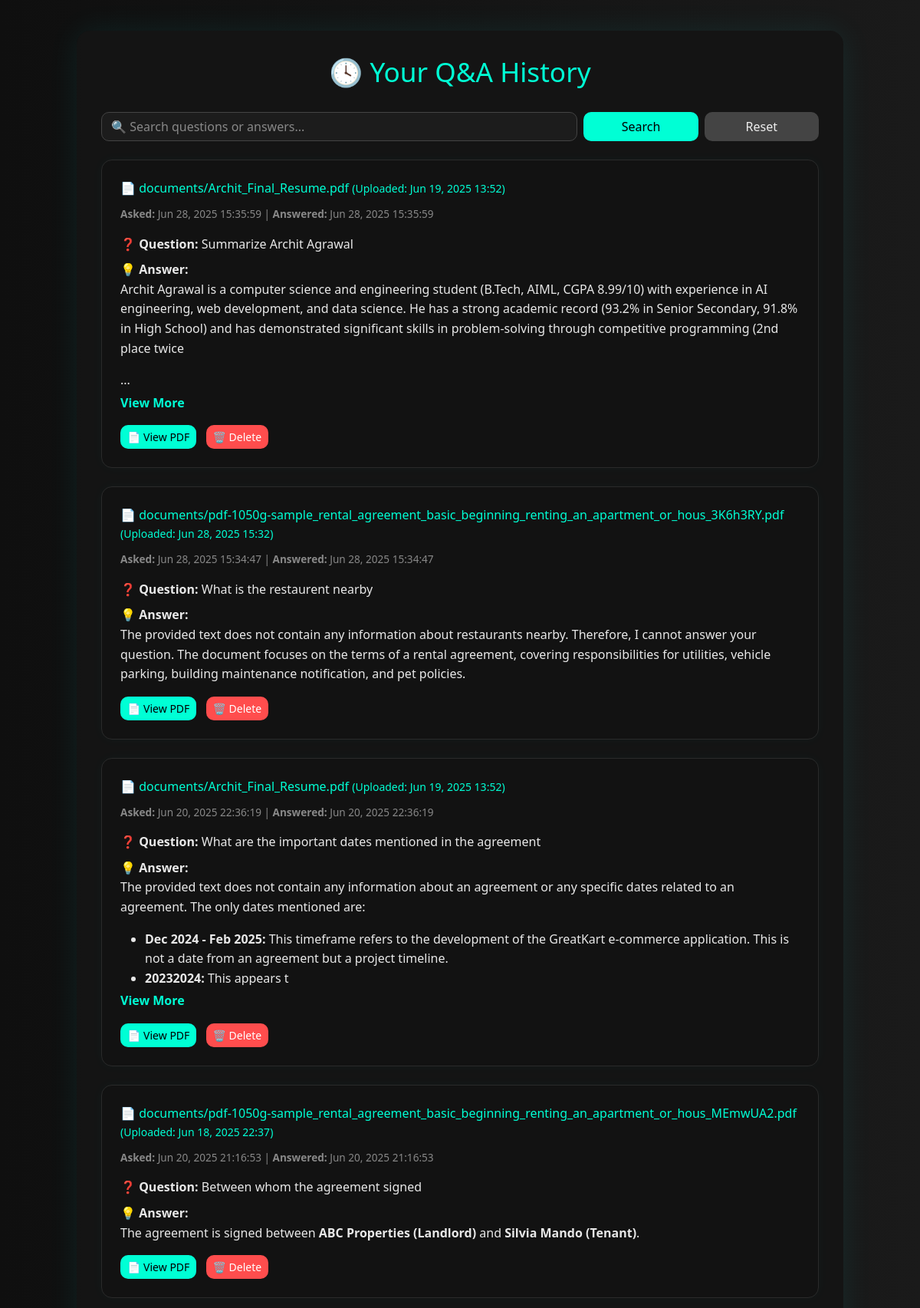
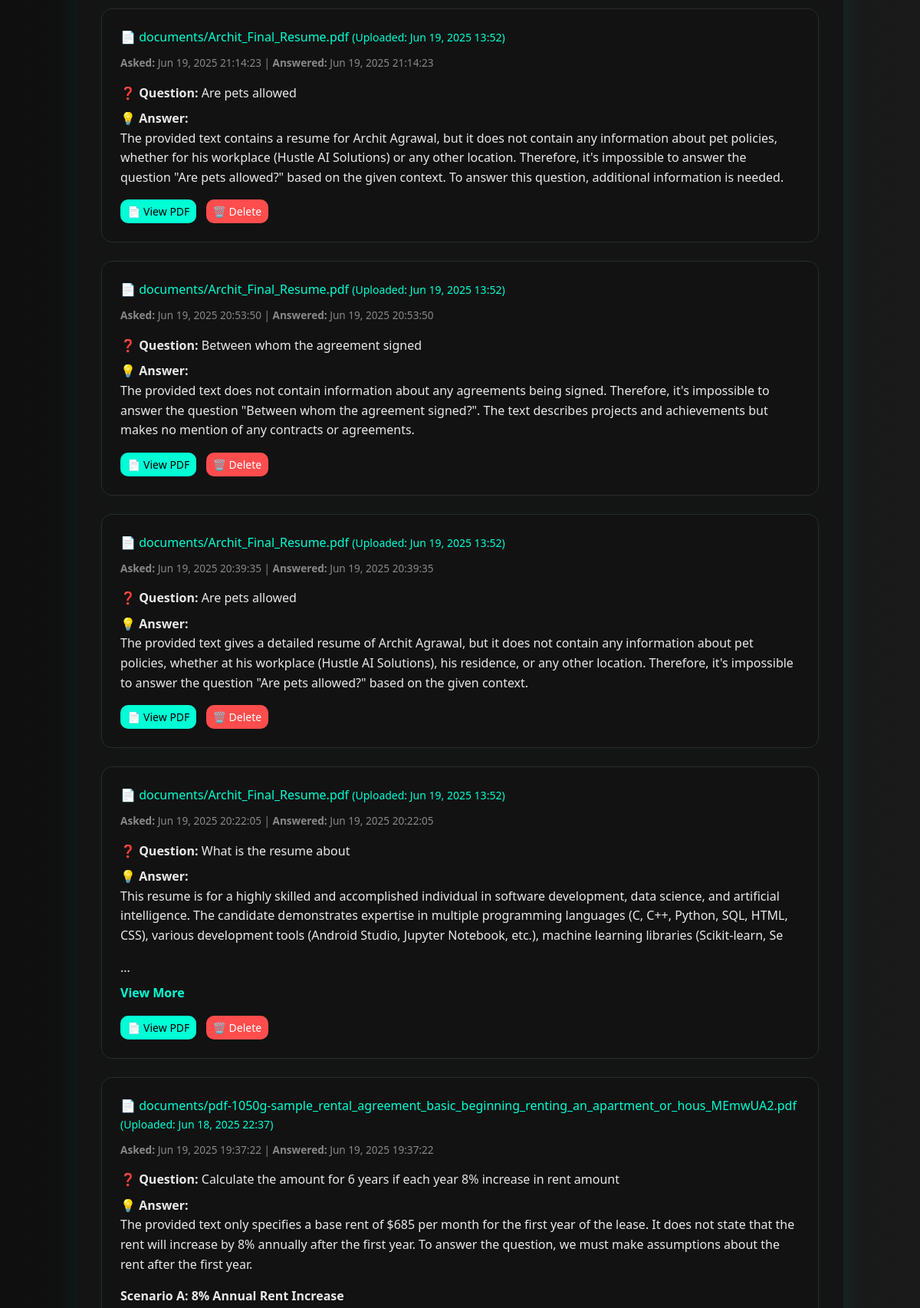
Page /history/ (signed in, upper part) on the committed database (2 pictures, top to bottom).
### qa/models.py (models this page shows, shortened)
class QARecord(models.Model):
    document = models.ForeignKey(Document, on_delete=models.CASCADE)
    question = models.TextField()
    answer = models.TextField()
    asked_at = models.DateTimeField(auto_now_add=True)
    answered_at = models.DateTimeField(auto_now_add=True)

class Document(models.Model):
    client = models.ForeignKey(Client, on_delete=models.CASCADE)
    file = models.FileField(upload_to='documents/')
    uploaded_at = models.DateTimeField(auto_now_add=True)
    faiss_index_path = models.CharField(max_length=500, null=True, blank=True)

### qa/views.py (the view)
# urls.py: path('history/', views.history, name='history'),
@login_required
def history(request):
    client = get_object_or_404(Client, user=request.user)
    records = QARecord.objects.filter(document__client=client).order_by("-asked_at")
    return render(request, "qa/history.html", {"records": records})

### qa/templatetags/markdown_extras.py (called while the page is built)
@register.filter
@stringfilter
def convert_markdown(value):
    return markdown.markdown(value, extensions=['nl2br'])

### qa/templates/qa/history.html (shortened to what this page needs)
{% load markdown_extras %}
<!DOCTYPE html>
<html lang="en">
<head>
  <link href="https://cdn.jsdelivr.net/npm/bootstrap@5.3.0/dist/css/bootstrap.min.css" rel="stylesheet">
</head>
<body>
  <div class="main-container">
    <h2>🕓 Your Q&A History</h2>
    <div class="row mb-4 g-2">
      <div class="col-md-8 col-sm-12">
        <input type="text" class="form-control" id="searchInput" placeholder="🔍 Search questions or answers...">
      </div>
      <div class="col-md-2 col-6">
        <button id="searchButton" class="btn btn-search w-100">Search</button>
      </div>
      <div class="col-md-2 col-6">
        <button id="resetButton" class="btn btn-reset w-100">Reset</button>
      </div>
    </div>
    {% for record in records %}
      <div class="history-card">
        <div class="history-header">
          📄 {{ record.document.file.name }} <small>(Uploaded: {{ record.document.uploaded_at|date:"M d, Y H:i" }})</small>
        </div>
        <div class="timestamp-info">
          <strong>Asked:</strong> {{ record.asked_at|date:"M d, Y H:i:s" }} |
          <strong>Answered:</strong> {{ record.answered_at|date:"M d, Y H:i:s" }}
        </div>
        <div class="question"><strong>❓ Question:</strong> {{ record.question }}</div>
        <div class="answer mt-2">
          <strong>💡 Answer:</strong>
          {% if record.answer|length > 350 %}
            <div id="preview-{{ record.id }}" class="answer-preview">{{ record.answer|slice:":350"|convert_markdown|safe }}...</div>
            <div class="view-toggle" data-id="{{ record.id }}">View More</div>
          {% else %}
            <div>{{ record.answer|convert_markdown|safe }}</div>
          {% endif %}
        </div>
        <div class="mt-3">
          <a href="{{ record.document.file.url }}" class="btn btn-view btn-sm" target="_blank">📄 View PDF</a>
          <button class="btn btn-delete btn-sm" data-bs-toggle="modal" data-bs-target="#deleteModal{{ record.id }}">🗑️ Delete</button>
        </div>
      </div>
    {% empty %}
      <p class="no-history">No records found yet. Upload a PDF and ask something to get started! 🌟</p>
    {% endfor %}
  </div>
</body>
</html>

### qa/templates/qa/history.html (style rules this page uses)
body { background: linear-gradient(to right, #0f0f0f, #1a1a1a); font-family: 'Segoe UI', sans-serif; color: #e8e8e8; margin: 0; padding: 0; }
.main-container { max-width: 1000px; margin: 40px auto; padding: 2rem; background: rgba(20, 20, 20, 0.97); border-radius: 18px; box-shadow: 0 0 40px rgba(0,255,255,0.08); }
h2 { color: #00ffd5; text-align: center; margin-bottom: 2rem; font-size: 2.2rem; }
.form-control { background: #1c1c1c; border: 1px solid #444; color: #ddd; border-radius: 10px; }
.form-control::placeholder { color: #888; }
.history-card { background: #121212; border: 1px solid #2a2a2a; border-radius: 14px; padding: 1.5rem; margin-bottom: 1.5rem; box-shadow: 0 0 15px rgba(0,255,255,0.03); }
.history-header { font-size: 1rem; color: #00ffd5; margin-bottom: 0.75rem; }
.timestamp-info { font-size: 0.85rem; color: #888; margin-top: 0.5rem; margin-bottom: 1rem; }
.question, .answer { font-size: 1rem; line-height: 1.6; }
.btn { border-radius: 10px; font-weight: 500; transition: 0.2s ease; }
.btn-view { background: #00ffd5; color: #000; }
.btn-delete { background: #ff4d4d; color: white; margin-left: 0.5rem; }
.answer-preview { max-height: 140px; overflow: hidden; position: relative; }
.view-toggle { color: #00ffd5; cursor: pointer; margin-top: 0.5rem; font-weight: bold; }
.btn-search { background-color: #00ffd5; color: #000; }
.btn-reset { background-color: #444; color: #eee; }

### rows in the picture
QARecord: document.file.name "documents/Archit_Final_Resume.pdf", document.uploaded_at "Jun 19, 2025 13:52", asked_at "Jun 28, 2025 15:35:59", answered_at "Jun 28, 2025 15:35:59", question "Summarize Archit Agrawal", answer|convert_markdown "Archit Agrawal is a computer science and engineering student (B.Tech, AIML, CGPA 8.99/10) with experience in AI engineering, web development, and data science. He has a strong academic record (93.2% in Senior Secondary, 91.8% in High School) and has demonstrated significant skills in problem-solving through competitive programming (2nd place twice"
QARecord: document.file.name "documents/pdf-1050g-sample_rental_agreement_basic_beginning_renting_an_apartment_or_hous_3K6h3RY.pdf", document.uploaded_at "Jun 28, 2025 15:32", asked_at "Jun 28, 2025 15:34:47", answered_at "Jun 28, 2025 15:34:47", question "What is the restaurent nearby", answer|convert_markdown "The provided text does not contain any information about restaurants nearby. Therefore, I cannot answer your question. The document focuses on the terms of a rental agreement, covering responsibilities for utilities, vehicle parking, building maintenance notification, and pet policies."
QARecord: document.file.name "documents/Archit_Final_Resume.pdf", document.uploaded_at "Jun 19, 2025 13:52", asked_at "Jun 20, 2025 22:36:19", answered_at "Jun 20, 2025 22:36:19", question "What are the important dates mentioned in the agreement", answer|convert_markdown "The provided text does not contain any information about an agreement or any specific dates related to an agreement. The only dates mentioned are: Dec 2024 - Feb 2025: This timeframe refers to the development of the GreatKart e-commerce application. This is not a date from an agreement but a project timeline. 20232024: This appears t"
QARecord: document.file.name "documents/pdf-1050g-sample_rental_agreement_basic_beginning_renting_an_apartment_or_hous_MEmwUA2.pdf", document.uploaded_at "Jun 18, 2025 22:37", asked_at "Jun 20, 2025 21:16:53", answered_at "Jun 20, 2025 21:16:53", question "Between whom the agreement signed", answer|convert_markdown "The agreement is signed between ABC Properties (Landlord) and Silvia Mando (Tenant) ."
QARecord: document.file.name "documents/Archit_Final_Resume.pdf", document.uploaded_at "Jun 19, 2025 13:52", asked_at "Jun 19, 2025 21:14:23", answered_at "Jun 19, 2025 21:14:23", question "Are pets allowed", answer|convert_markdown "The provided text contains a resume for Archit Agrawal, but it does not contain any information about pet policies, whether for his workplace (Hustle AI Solutions) or any other location. Therefore, it's impossible to answer the question \"Are pets allowed?\" based on the given context. To answer this question, additional information is needed."
QARecord: document.file.name "documents/Archit_Final_Resume.pdf", document.uploaded_at "Jun 19, 2025 13:52", asked_at "Jun 19, 2025 20:53:50", answered_at "Jun 19, 2025 20:53:50", question "Between whom the agreement signed", answer|convert_markdown "The provided text does not contain information about any agreements being signed. Therefore, it's impossible to answer the question \"Between whom the agreement signed?\". The text describes projects and achievements but makes no mention of any contracts or agreements."
QARecord: document.file.name "documents/Archit_Final_Resume.pdf", document.uploaded_at "Jun 19, 2025 13:52", asked_at "Jun 19, 2025 20:39:35", answered_at "Jun 19, 2025 20:39:35", question "Are pets allowed", answer|convert_markdown "The provided text gives a detailed resume of Archit Agrawal, but it does not contain any information about pet policies, whether at his workplace (Hustle AI Solutions), his residence, or any other location. Therefore, it's impossible to answer the question \"Are pets allowed?\" based on the given context."
QARecord: document.file.name "documents/Archit_Final_Resume.pdf", document.uploaded_at "Jun 19, 2025 13:52", asked_at "Jun 19, 2025 20:22:05", answered_at "Jun 19, 2025 20:22:05", question "What is the resume about", answer|convert_markdown "This resume is for a highly skilled and accomplished individual in software development, data science, and artificial intelligence. The candidate demonstrates expertise in multiple programming languages (C, C++, Python, SQL, HTML, CSS), various development tools (Android Studio, Jupyter Notebook, etc.), machine learning libraries (Scikit-learn, Se"
QARecord: document.file.name "documents/pdf-1050g-sample_rental_agreement_basic_beginning_renting_an_apartment_or_hous_MEmwUA2.pdf", document.uploaded_at "Jun 18, 2025 22:37", asked_at "Jun 19, 2025 19:37:22", answered_at "Jun 19, 2025 19:37:22", question "Calculate the amount for 6 years if each year 8% increase in rent amount", answer|convert_markdown "The provided text only specifies a base rent of $685 per month for the first year of the lease. It does not state that the rent will increase by 8% annually after the first year. To answer the question, we must make assumptions about the rent after the first year. Scenario A: 8% Annual Rent Increase"
